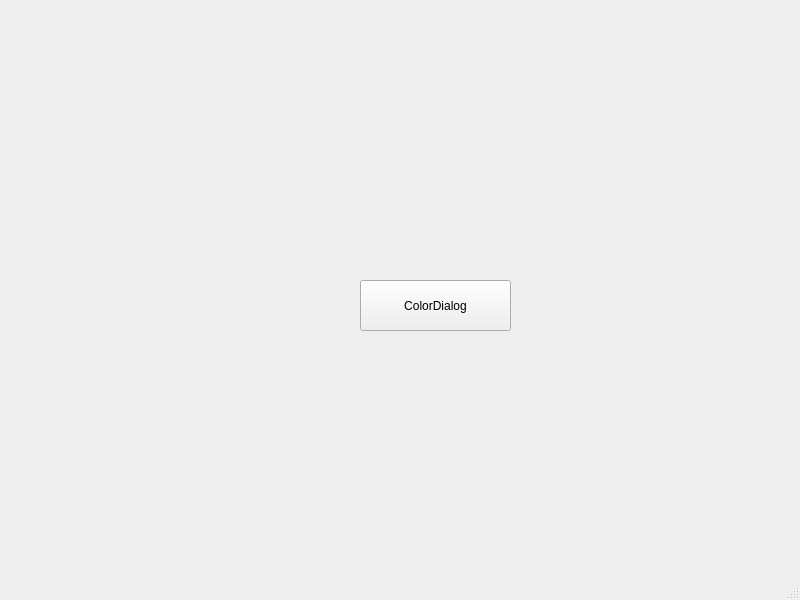
<?xml version="1.0" encoding="UTF-8"?>
<ui version="4.0">
 <class>MainWindow</class>
 <widget class="QMainWindow" name="MainWindow">
  <property name="geometry">
   <rect>
    <x>0</x>
    <y>0</y>
    <width>800</width>
    <height>600</height>
   </rect>
  </property>
  <property name="windowTitle">
   <string>MainWindow</string>
  </property>
  <widget class="QWidget" name="centralwidget">
   <widget class="QPushButton" name="pushButton">
    <property name="geometry">
     <rect>
      <x>360</x>
      <y>280</y>
      <width>151</width>
      <height>51</height>
     </rect>
    </property>
    <property name="text">
     <string>ColorDialog</string>
    </property>
   </widget>
  </widget>
  <widget class="QMenuBar" name="menubar">
   <property name="geometry">
    <rect>
     <x>0</x>
     <y>0</y>
     <width>800</width>
     <height>26</height>
    </rect>
   </property>
  </widget>
  <widget class="QStatusBar" name="statusbar"/>
 </widget>
 <resources/>
 <connections/>
</ui>
